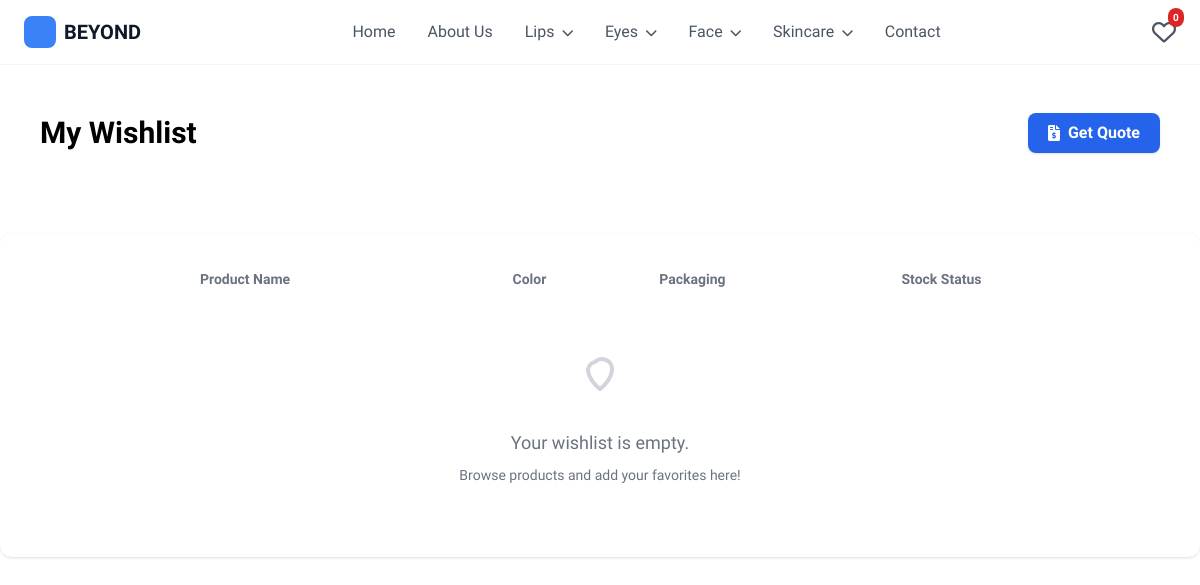
The app's page /wishlist/ with its own data.
### Administration/models.py (models this page shows, shortened)
class MainCategory(models.Model):
    name = models.CharField(max_length=100, unique=True)
    image = models.ImageField(upload_to='main_categories/', blank=True, null=True)

### base/views.py (the view)
# urls.py: path('wishlist/', Wishlist, name="wishlist"),
def Wishlist(request):
    main_categories = MainCategory.objects.prefetch_related('subcategories').all()
    nav_structure = []
    for main_cat in main_categories:
        subs = main_cat.subcategories.all()
        nav_structure.append({'main': main_cat, 'subs': subs})
    return render(request, 'wishlist.html', {'nav_structure': nav_structure,})

### base/templates/wishlist.html (shortened to what this page needs)
{% extends 'main.html' %}
{% block content %}
<div class="max-w-6xl mx-auto px-4 py-12">
	<div class="flex items-center justify-between mb-8">
		<h1 class="text-3xl font-bold">My Wishlist </h1>
			<button id="getQuoteBtn" class="flex items-center gap-2 bg-blue-600 hover:bg-blue-700 text-white font-semibold px-5 py-2 rounded-lg shadow transition-colors">
				<i class="fas fa-file-invoice-dollar"></i>
				<span>Get Quote</span>
			</button>
</div>
	</div>
	<div class="bg-white rounded-xl shadow p-6">
		<div class="overflow-x-auto">
			<table class="min-w-full divide-y divide-gray-200">
				<thead>
					<tr class="text-gray-500 text-sm">
						<th class="w-10"></th>
						<th class="w-32"></th>
						<th class="text-left py-3 px-2">Product Name</th>
						<th class="text-left py-3 px-2">Color</th>
						<th class="text-left py-3 px-2">Packaging</th>
						<th class="text-left py-3 px-2">Stock Status</th>
					</tr>
				</thead>
			</table>
		</div>
		<div id="wishlistEmpty" class="hidden text-center text-gray-500 py-12">
			<svg class="mx-auto mb-4 w-16 h-16 text-gray-300" fill="none" stroke="currentColor" stroke-width="1.5" viewBox="0 0 24 24"><path stroke-linecap="round" stroke-linejoin="round" d="M16.5 7.5a3.75 3.75 0 00-6.364-2.651A3.75 3.75 0 007.5 7.5c0 4.28 4.5 7.5 4.5 7.5s4.5-3.22 4.5-7.5z" /></svg>
			<div class="text-lg">Your wishlist is empty.</div>
			<div class="text-sm mt-2">Browse products and add your favorites here!</div>
		</div>
	</div>
</div>
{% endblock %}

### base/templates/main.html (shortened to what this page needs)
{% load static %}
<!DOCTYPE html>
<html lang="en">
<head>
    <script src="https://cdn.tailwindcss.com"></script>
     <link href="https://cdnjs.cloudflare.com/ajax/libs/font-awesome/6.0.0/css/all.min.css" rel="stylesheet">
</head>
<body class="belleza-regular antialiased"  x-data="shopApp()">
    <div class="min-h-screen bg-white" x-data="{ mobileNavOpen: false }">
        <nav class="flex items-center justify-between px-6 py-4 border-b border-gray-100">
            <div class="flex items-center space-x-2">
                <div class="w-8 h-8 bg-blue-500 rounded-lg"></div>
                <span class="text-xl font-semibold text-gray-900">BEYOND</span>
            </div>
            <div class="hidden md:flex items-center space-x-8">
                <a href="{% url 'home' %}" class="text-gray-600 hover:text-gray-900 transition-colors">Home</a>
                <a href="{% url 'about' %}" class="text-gray-600 hover:text-gray-900 transition-colors">About Us</a>
                {% for nav in nav_structure %}
                <div class="relative group">
                    <button class="text-gray-600 hover:text-gray-900 transition-colors focus:outline-none">
                        {{ nav.main.name }} <i class="fa fa-chevron-down text-xs ml-1"></i>
                    </button>
                </div>
                {% endfor %}
                <a href="{% url 'contact' %}" class="text-gray-600 hover:text-gray-900 transition-colors">Contact</a>
            </div>
            <div class="flex items-center space-x-4">
                <a href="{% url 'wishlist' %}" class="relative flex items-center">
                    <i class="fa-regular fa-heart text-2xl text-gray-600 hover:text-red-500 transition-colors"></i>
                    <span id="wishlistCount" class="absolute -top-2 -right-2 bg-red-600 text-white text-[10px] font-semibold rounded-full px-1 py-0.5 min-w-[16px] text-center">0</span>
                </a>
            </div>
        </nav>
        <main class="py-0">
            {% block content %}
            {% endblock %}
</body>
</html>

### records on screen
MainCategory: main.name "Lips"
MainCategory: main.name "Eyes"
MainCategory: main.name "Face"
MainCategory: main.name "Skincare"
